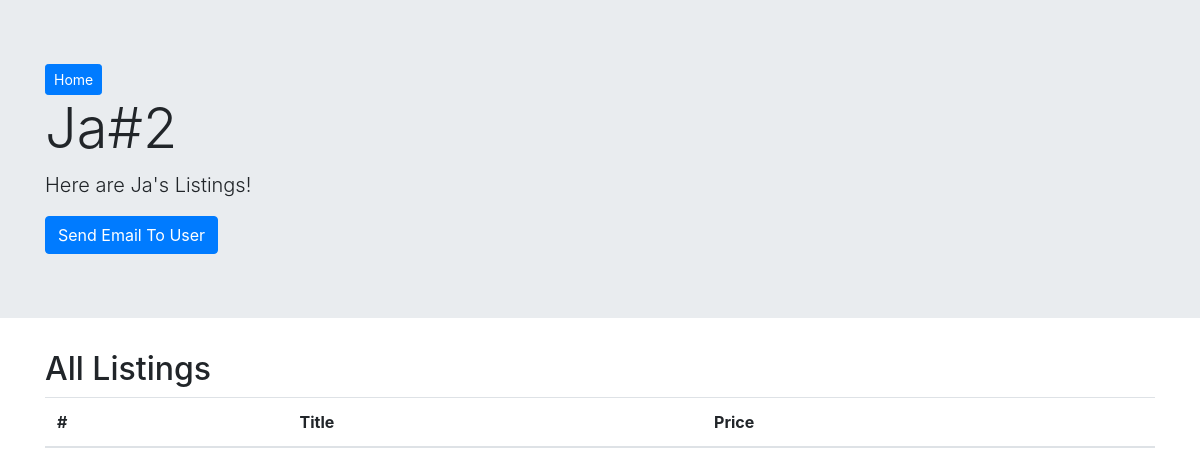
Page /user/2 on the earlier database version.
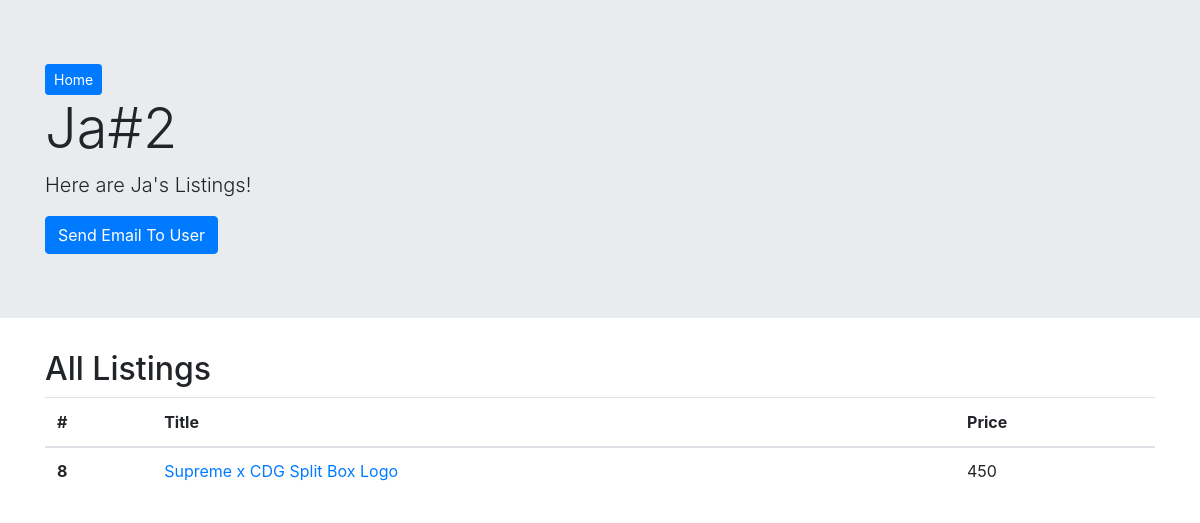
Same page on the later database version.
### main/models.py (models this page shows, shortened)
class Listing(models.Model):
    title = models.CharField(max_length=100)
    desc = models.TextField()
    img = models.FileField()
    posted_by = models.ForeignKey(User, related_name='posted', on_delete=models.CASCADE)
    price = models.IntegerField()
    condition = models.CharField(max_length=10)
    location = models.CharField(max_length=15)
    watching = models.ManyToManyField(User, related_name='watching')
    created_at = models.DateTimeField(auto_now_add=True)
    updated_at = models.DateTimeField(auto_now=True)

### main/views.py (the view)
# urls.py: path('user/<int:num>', views.user),
def user(request, num):
    view_user = User.objects.get(id=num)
    context ={
        'view_user': view_user,
        'all_listings': Listing.objects.all()
    }
    return render(request, 'user.html', context)

### main/templates/user.html (shortened to what this page needs)
<!doctype html>
<html lang="en">
<head>
    <link rel="stylesheet" href="https://maxcdn.bootstrapcdn.com/bootstrap/4.0.0/css/bootstrap.min.css"
>
</head>
<body>
    <div class="jumbotron jumbotron-fluid">
        <div class="container">
            <a href="/dashboard" class="btn btn-primary btn-sm">Home</a>
            <h1 class="display-4">{{view_user.first}}#{{view_user.id}}</h1>
            <p class="lead">Here are {{view_user.first}}'s Listings!</p>
            <a class='btn btn-primary' href = "mailto: {{view_user.email}}">Send Email To User</a>
        </div>
    </div>
    <div class="container">
        <h2>All Listings</h2>
        <table class="table">
            <thead>
                <tr>
                    <th scope="col">#</th>
                    <th scope="col">Title</th>
                    <th scope="col">Price</th>
                </tr>
            </thead>
            <tbody>
                <tr>{% for Listing in all_listings %}
                    {% if view_user.id == Listing.posted_by.id %}
                    <th scope="row">{{Listing.id}}</th>
                    <td><a href="/view/{{Listing.id}}">{{Listing.title}}</a></td>
                    <td>{{Listing.price}}</td>
                    {% endif %}
                </tr>{% endfor %}
            </tbody>
        </table>
    </div>
</body>
</html>

Differences in the rows shown:
added Listing: id "8", title "Supreme x CDG Split Box Logo", price "450"
